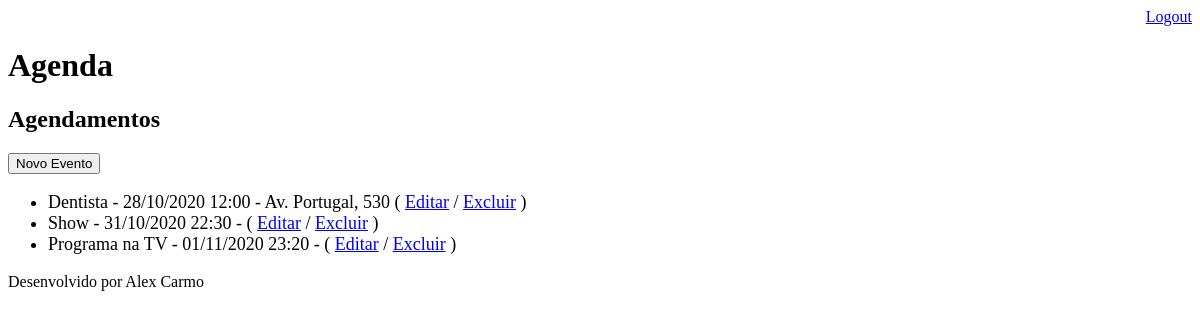
The page /agenda/ (signed in) on the database as committed earlier.
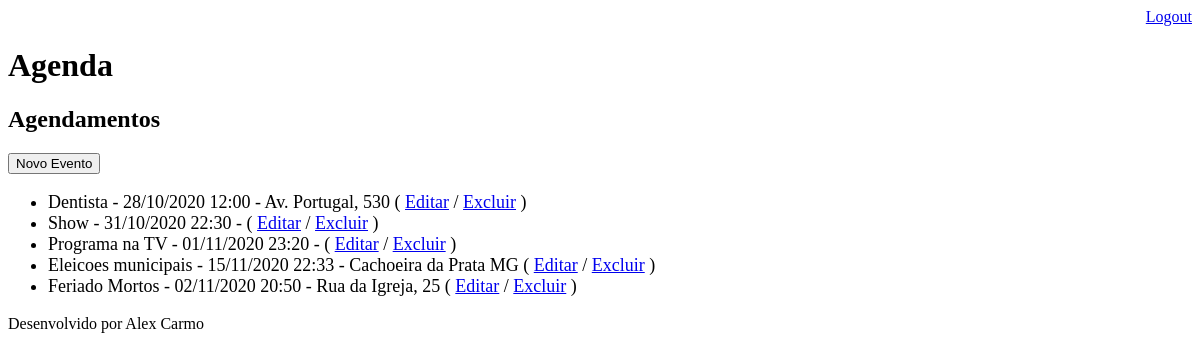
The same page on the database as committed later.
### core/models.py (models this page shows, shortened)
class Evento(models.Model):
    titulo = models.CharField(max_length=100)
    descricao = models.TextField(blank=True, null=True)
    local = models.CharField(max_length=130, blank=True, null=True)
    data_evento = models.DateTimeField(verbose_name='Data do Evento')
    data_criacao = models.DateTimeField(auto_now=True)
    usuario = models.ForeignKey(User, on_delete=models.CASCADE)
    class Meta:
        db_table = 'evento'
    def get_data_evento(self):
        return self.data_evento.strftime('%d/%m/%Y %H:%M')

### core/views.py (the view)
# urls.py: path('agenda/', views.lista_eventos),
@login_required(login_url='/login/')
def lista_eventos(request):
    usuario = request.user
    evento = Evento.objects.filter(usuario=usuario)
    dados = {'eventos':evento}
    return render(request, 'agenda.html', dados)

### templates/agenda.html
{% extends "model-page.html" %}
{% block content %}
    <h2>Agendamentos</h2>
    <a href="evento/">
        <button type="button">Novo Evento</button>
    </a>
    <ul style="font-size: 18px">
        {% for evento in eventos %}
            <li>
                {{evento.titulo}} - {{evento.get_data_evento}} - {{evento.local}}
                ( <a href="evento/?id={{ evento.id }}">Editar</a>
                / <a href="evento/delete/{{ evento.id }}/">Excluir</a> )
            </li>
        {% endfor %}
    </ul>
{% endblock %}

### templates/model-page.html
<!DOCTYPE html>
<html lang="en">
<head>
    {% include "model-header.html" %}
</head>
<body>
    {% block content %} {% endblock %}
    {% include "model-footer.html" %}
</body>
</html>

### templates/model-header.html (shortened to what this page needs)
    <div align="right">
        <a href="/logout">Logout</a>
    </div>
    <h1>Agenda</h1>

### templates/model-footer.html
<p>Desenvolvido por Alex Carmo</p>

Rows that differ between the two databases and show on the page:
added Evento: titulo "Eleicoes municipais", get_data_evento "15/11/2020 22:33", local "Cachoeira da Prata MG"
added Evento: titulo "Feriado Mortos", get_data_evento "02/11/2020 20:50", local "Rua da Igreja, 25"
